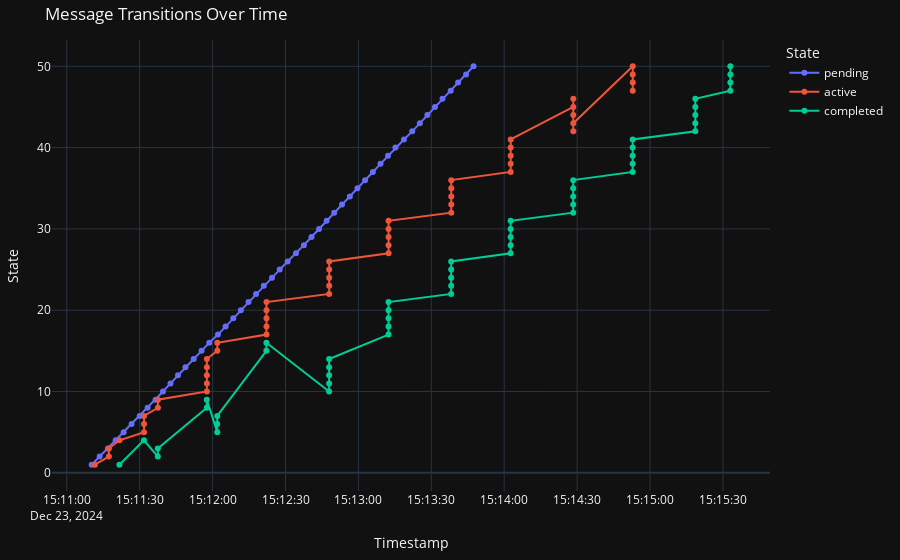

Here is the notebook cell this chart was saved with:
### Code cell
analyze_message_flow(logs50)
